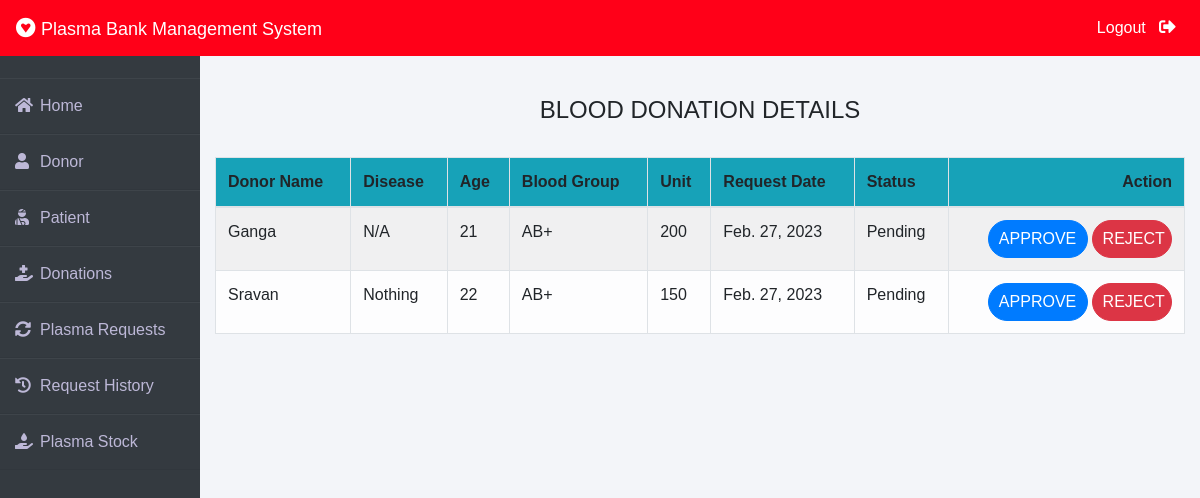
The app's page /admin-donation (signed in) with its own data.
### donor/models.py (models this page shows, shortened)
class BloodDonate(models.Model):
    donor=models.ForeignKey(Donor,on_delete=models.CASCADE)
    disease=models.CharField(max_length=100,default="Nothing")
    age=models.PositiveIntegerField()
    bloodgroup=models.CharField(max_length=10)
    unit=models.PositiveIntegerField(default=0)
    status=models.CharField(max_length=20,default="Pending")
    date=models.DateField(auto_now=True)

class Donor(models.Model):
    user=models.OneToOneField(User,on_delete=models.CASCADE)
    profile_pic= models.ImageField(upload_to='profile_pic/Donor/',null=True,blank=True)
    bloodgroup=models.CharField(max_length=10)
    address = models.CharField(max_length=40)
    mobile = models.CharField(max_length=20,null=False)
    def __str__(self):
        return self.user.first_name

### blood/views.py (the view)
# urls.py: path('admin-donation', views.admin_donation_view,name='admin-donation'),
@login_required(login_url='adminlogin')
def admin_donation_view(request):
    donations=dmodels.BloodDonate.objects.all()
    return render(request,'blood/admin_donation.html',{'donations':donations})

### templates/blood/admin_donation.html (shortened to what this page needs)
{% extends 'blood/adminbase.html' %}
{% block content %}
{% load widget_tweaks %}
{%load static%}
<head>
   </head>
<br><br>
<div class="container">
    <H4 class="text-center">BLOOD DONATION DETAILS</H4><br>
    <table class="table table-light table-hover table-bordered table-striped">
        <thead class="bg-info">
            <tr>
                <th scope="col">Donor Name</th>
                <th scope="col">Disease</th>
                <th scope="col">Age</th>
                <th scope="col">Blood Group</th>
                <th scope="col">Unit</th>
                <th scope="col">Request Date</th>
                <th scope="col">Status</th>
                <th class="text-right">Action</th>
            </tr>
        </thead>
        <tbody>
            {% for t in donations %}
            <tr>
                <td> {{t.donor}}</td>
                <td> {{t.disease}}</td>
                <td> {{t.age}}</td>
                <td>{{t.bloodgroup}}</td>
                <td>{{t.unit}}</td>
                <td>{{t.date}}</td>
                <td>{{t.status}}</td>
                {% if t.status == 'Pending' %}
                <td class="text-right">
                    <button class="btn btn-primary badge-pill" style="width: 100px;"><a  style="text-decoration: none;color: white;" href="{% url 'approve-donation' t.id  %}">APPROVE</a> </button>
                    <button class="btn btn-danger badge-pill" style="width: 80px;"><a  style="text-decoration: none;color: white;" href="{% url 'reject-donation' t.id  %}">REJECT</a> </button>
                </td>
                {% elif  t.status == 'Approved' %}
                <td><span class="label warning">{{t.unit}} Unit Added To Stock</span></td>
                {% else %}
                <td><span class="label danger">0 Unit Added To Stock</span></td>
                {% endif %}
            </tr>
            {% endfor %}
        </tbody>
    </table>
</div>
{% endblock content %}

### templates/blood/adminbase.html (style rules this page uses)
* { margin: 0; padding: 0; box-sizing: border-box; list-style: none; text-decoration: none; font-family: 'Josefin Sans', sans-serif; }
body { background-color: #f3f5f9; }

### records on screen
BloodDonate: donor "Ganga", disease "N/A", age "21", bloodgroup "AB+", unit "200", date "Feb. 27, 2023", status "Pending", shows "APPROVE"
BloodDonate: donor "Sravan", disease "Nothing", age "22", bloodgroup "AB+", unit "150", date "Feb. 27, 2023", status "Pending", shows "APPROVE"
